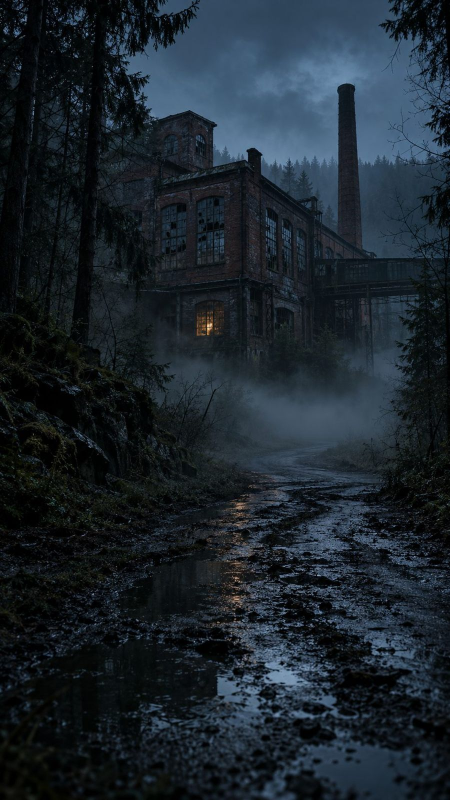
#> input picture assets/forest.jpg, 900 x 1600 px, given in place of assets, which was not available (shown at 1/2 size)
$ python realism-post.py ../assets out
#> lines starting #> are read from the running program, lines starting #| are printed output that depends on the picture; pictures that were not available may be replaced by others from this repository, and a replacement may not be noted
#!/usr/bin/env python3
"""Subtle, seeded phone-camera imperfections; requires Pillow 13 and numpy."""
import argparse
import math
from pathlib import Path
import time

import numpy as np
from PIL import Image, ImageFilter, ImageOps


def sample(a, x, y):
    """Bilinear remap with clamped edges (coordinates in pixels)."""
    h, w = a.shape[:2]
    x, y = np.clip(x, 0, w - 1), np.clip(y, 0, h - 1)
    ix, iy = x.astype(np.int32), y.astype(np.int32)
    jx, jy = np.minimum(ix + 1, w - 1), np.minimum(iy + 1, h - 1)
    fx, fy = x - ix, y - iy
    if a.ndim == 3:
        fx, fy = fx[..., None], fy[..., None]
    return ((a[iy, ix] * (1 - fx) + a[iy, jx] * fx) * (1 - fy)
            + (a[jy, ix] * (1 - fx) + a[jy, jx] * fx) * fy).astype(np.float32)


def pil(a):
    return Image.fromarray(np.clip(a, 0, 255).astype(np.uint8))


def process(src, dst, strength, rng, night):
#> called with strength = 0.6, night = False
    started = time.perf_counter()
    with Image.open(src) as opened:
#> opened is the input picture: PIL image 900x1600 RGB; mean R, G, B 27.6, 37.1, 45.1
        im = ImageOps.exif_transpose(opened).convert("RGB")
    im.thumbnail((1280, 1280), Image.Resampling.LANCZOS)
    w, h = im.size
#> w = 720; h = 1280
    s = strength
    if s:
        angle = rng.uniform(0.3, 1.2) * rng.choice([-1, 1]) * s
        im = im.rotate(angle, Image.Resampling.BICUBIC)
        margin = math.ceil(max(w, h) * abs(math.sin(math.radians(angle))))
#> margin = 11
        # Conservative rotation-safe inset plus independently offset crop edges.
        mx, my = min(margin, (w - 1) // 3), min(margin, (h - 1) // 3)
#> mx = 11; my = 11
        ex, ey = int(w * rng.uniform(.004, .012) * s), int(h * rng.uniform(.004, .012) * s)
#> ex = 3; ey = 4
        lx, ty = int(rng.integers(ex + 1)), int(rng.integers(ey + 1))
#> lx = 3; ty = 0
        im = im.crop((mx + lx, my + ty, w - mx - ex + lx, h - my - ey + ty))
#> im: PIL image 695x1254 RGB
    a = np.asarray(im, dtype=np.float32)
    h, w = a.shape[:2]
#> h = 1254; w = 695
    y, x = np.mgrid[:h, :w].astype(np.float32)
    cx, cy = (w - 1) / 2, (h - 1) / 2
#> cx = 347; cy = 626.5
    dx, dy = x - cx, y - cy
    radius = max(math.hypot(cx, cy), 1)
#> radius = 716.2
    r2 = (dx * dx + dy * dy) / radius**2
    # Positive inverse-map coefficient produces mild barrel distortion.
    k = rng.uniform(.006, .016) * s
    a = sample(a, cx + dx * (1 + k * r2), cy + dy * (1 + k * r2))
#> in sample, `ix, iy = x.astype(np.int32), y.astype(np.int32)`: iy: shape (1254, 695) int32; 1254 distinct labels, from 0 to 1253
#> in sample, `jx, jy = np.minimum(ix + 1, w - 1), np.minimum(iy + 1, h - 1)`: jy: shape (1254, 695) int32; 1253 distinct labels, from 1 to 1253
    ca = rng.uniform(.5, 1.5) * s / radius
#> ca = 0.000477
    a[..., 0] = sample(a[..., 0], x + dx * ca, y + dy * ca)
#> in sample (call 2), `ix, iy = x.astype(np.int32), y.astype(np.int32)`:
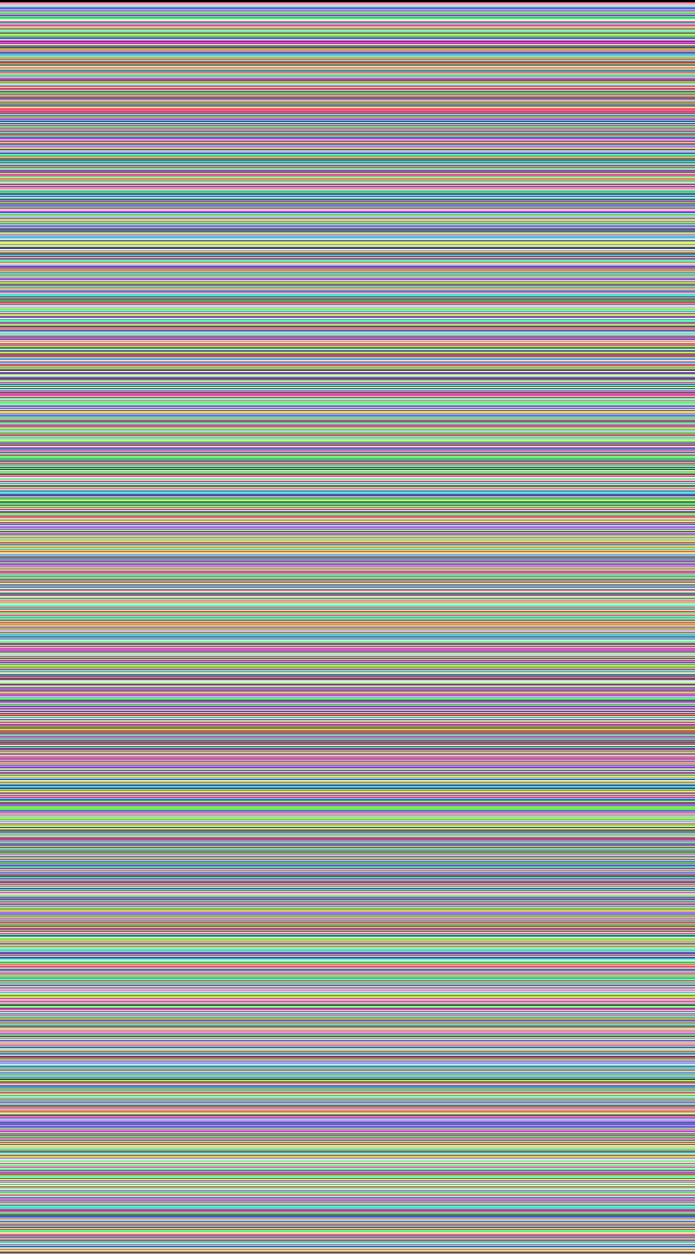
#> iy: shape (1254, 695) int32; 1253 distinct labels, from 0 to 1253; one colour per label, 0 black
#> in sample (call 2), `jx, jy = np.minimum(ix + 1, w - 1), np.minimum(iy + 1, h - 1)`: jy: shape (1254, 695) int32; 1252 distinct labels, from 1 to 1253
    a[..., 2] = sample(a[..., 2], x - dx * ca, y - dy * ca)
#> in sample (call 3), `ix, iy = x.astype(np.int32), y.astype(np.int32)`:
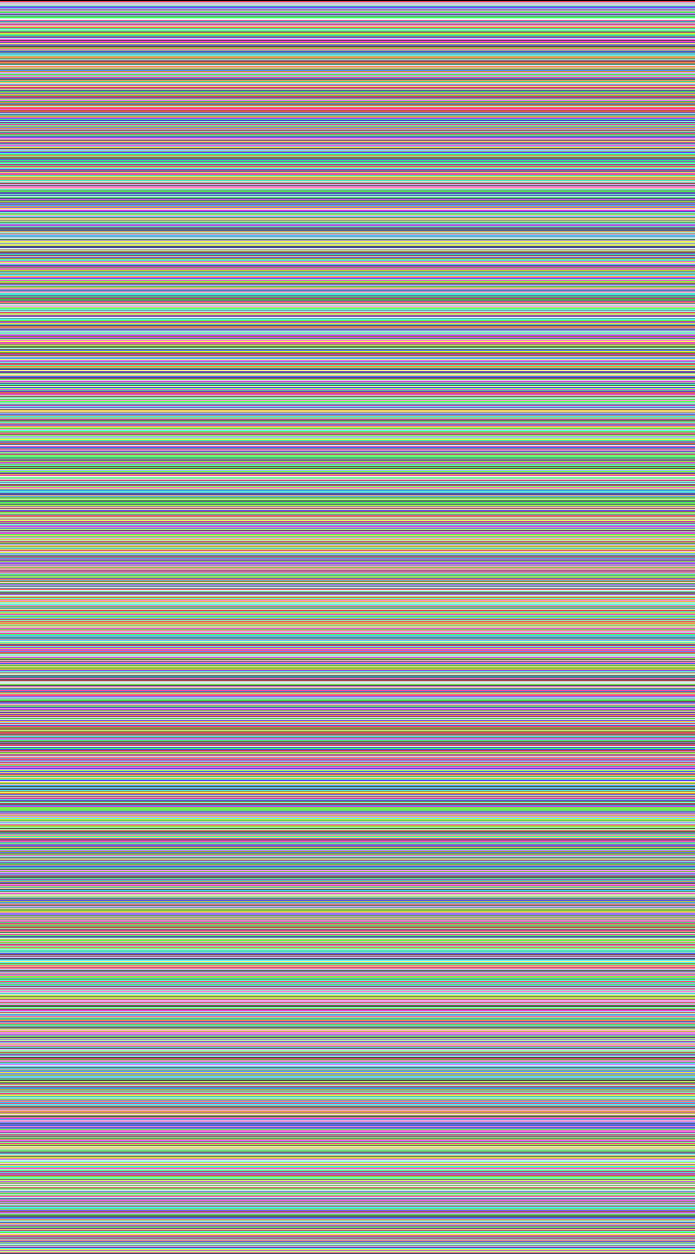
#> iy: shape (1254, 695) int32; 1253 distinct labels, from 0 to 1252; one colour per label, 0 black
#> in sample (call 3), `jx, jy = np.minimum(ix + 1, w - 1), np.minimum(iy + 1, h - 1)`: jy: shape (1254, 695) int32; 1253 distinct labels, from 1 to 1253
#> in sample (call 3), `fx, fy = x - ix, y - iy`:
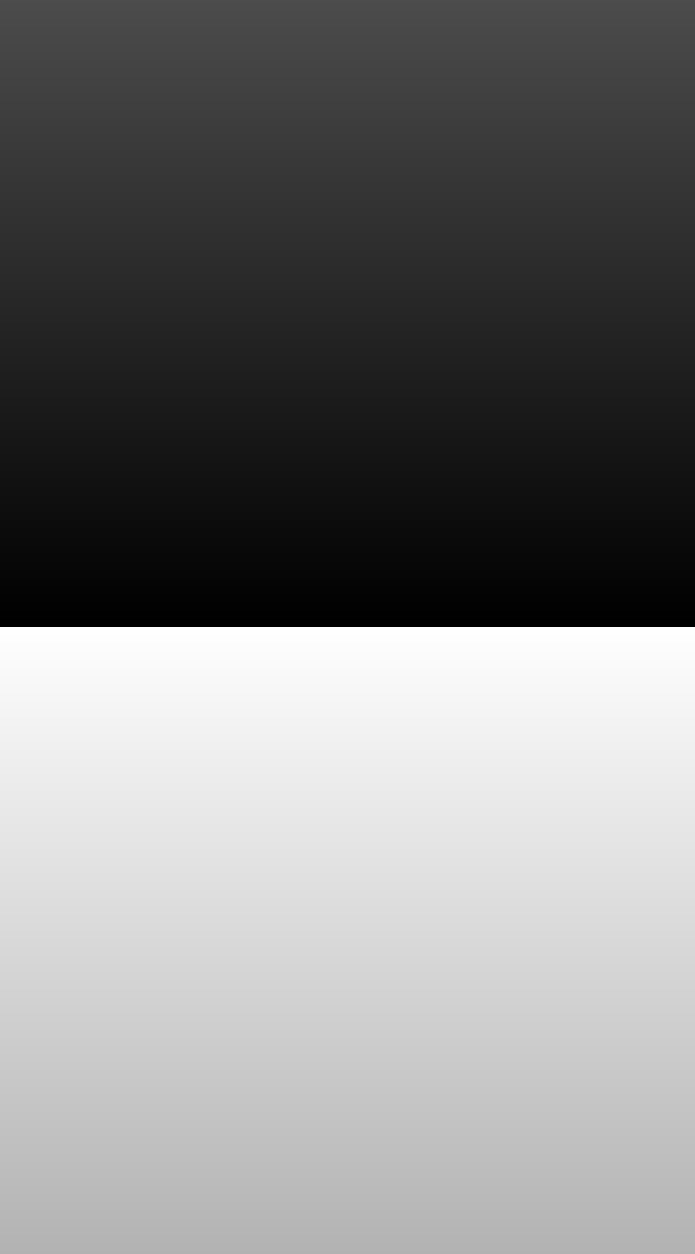
#> fy: shape (1254, 695) float64; min 0.000244, max 1, mean 0.5
    lum = a @ np.array([.299, .587, .114], dtype=np.float32)
    a = lum[..., None] + (a - lum[..., None]) * (1 - rng.uniform(.10, .18) * s)
    cast = [1.018, 1.009, .978] if rng.random() < .6 else [.982, 1.002, 1.020]
    a *= 1 + (np.array(cast, dtype=np.float32) - 1) * rng.uniform(.7, 1.3) * s
    a = a * (1 - .025 * s) + rng.uniform(2, 4) * s
    low = np.asarray(pil(a).filter(ImageFilter.GaussianBlur(12)), dtype=np.float32)
    a -= rng.uniform(.12, .22) * s * (a - low)
    lum = np.clip(a @ np.array([.299, .587, .114], dtype=np.float32), 0, 255)
    sigma = (rng.uniform(.6, 1.1) + 2.4 * (1 - lum / 255)**1.5) * s
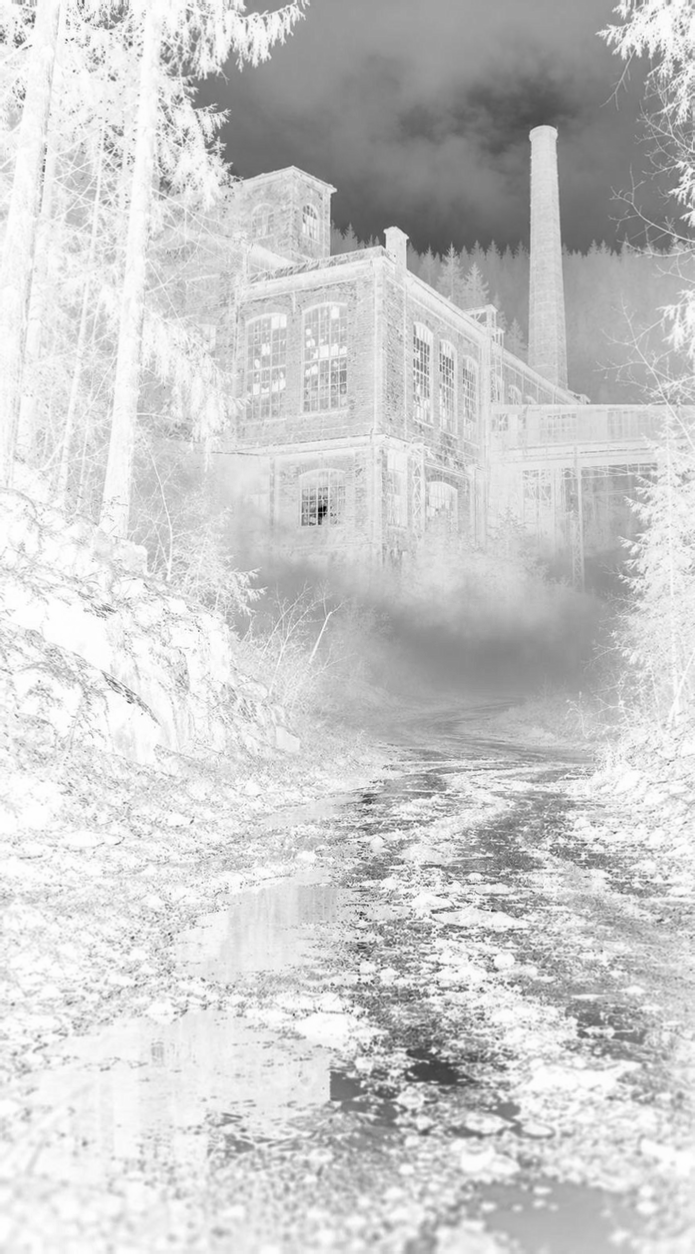
#> sigma: shape (1254, 695) float32; min 0.69, max 2.06, mean 1.78; drawn with min black and max white
    sigma *= 1.9 if night else 1
    a += rng.normal(size=(h, w, 1)).astype(np.float32) * sigma[..., None]
    a += rng.normal(0, (.8 if night else .45) * s, a.shape).astype(np.float32)
    if s:
        yy, cb, cr = pil(a).convert("YCbCr").split()
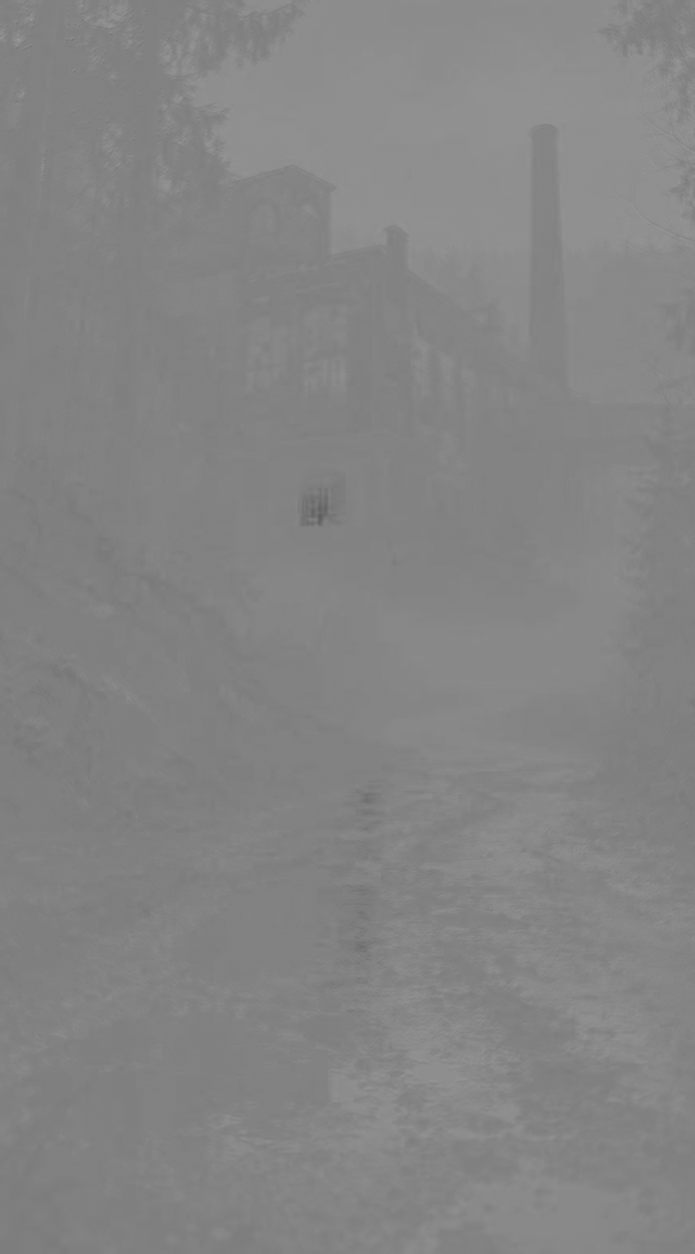
#> cb: PIL image 695x1254 L; min 95, max 153, mean 132.3
        # Chroma-only phone NR; preserve noisy luminance and soften color speckle.
        cb = Image.blend(cb, cb.filter(ImageFilter.MedianFilter(3)), .7 * s)
        cr = Image.blend(cr, cr.filter(ImageFilter.MedianFilter(3)), .7 * s)
        im = Image.merge("YCbCr", (yy, cb, cr)).convert("RGB")
        im = im.filter(ImageFilter.UnsharpMask(radius=1.2, percent=int(45 * s), threshold=2))
        a = np.asarray(im, dtype=np.float32)
    if rng.random() < .5 and s:
        theta, length = rng.uniform(0, math.pi), rng.uniform(1, 3) * s
        ox, oy = math.cos(theta) * length / 2, math.sin(theta) * length / 2
        a = (sample(a, x - ox, y - oy) + 2 * a + sample(a, x + ox, y + oy)) / 4
    a *= (1 - rng.uniform(.035, .085) * s * r2**1.2)[..., None]
    dst.parent.mkdir(parents=True, exist_ok=True)
    # A fresh pixel-only image carries no EXIF, ICC, comments, or source metadata.
    pil(a).save(dst, "JPEG", quality=int(rng.integers(74, 79)), subsampling=2)
    print(f"{src} -> {dst} ({w}x{h}) {time.perf_counter() - started:.3f}s")


def main():
    parser = argparse.ArgumentParser(description=__doc__)
    parser.add_argument("input", type=Path, help="input JPEG, or directory with --batch")
    parser.add_argument("output", type=Path, help="output JPEG, or directory with --batch")
    parser.add_argument("--strength", type=float, default=.6)
    parser.add_argument("--seed", type=int)
    parser.add_argument("--night", action="store_true")
    parser.add_argument("--batch", action="store_true", help="process directory JPEGs in filename order")
    args = parser.parse_args()
    if not 0 <= args.strength <= 1:
        parser.error("--strength must be between 0 and 1")
    if args.seed is not None and args.seed < 0:
        parser.error("--seed must be nonnegative")
    if args.batch:
        if not args.input.is_dir():
            parser.error("--batch input must be a directory")
        files = sorted(p for p in args.input.iterdir() if p.is_file() and p.suffix.lower() in (".jpg", ".jpeg"))
        if not files:
            parser.error("no JPEGs found in input directory")
        pairs = [(p, args.output / p.name) for p in files]
    else:
        pairs = [(args.input, args.output)]
    if any(src.resolve() == dst.resolve() for src, dst in pairs):
        parser.error("input and output paths must differ")
    rng = np.random.default_rng(args.seed)
    try:
        for src, dst in pairs:
            process(src, dst, args.strength, rng, args.night)
    except (OSError, ValueError) as exc:
        parser.exit(1, f"error: {exc}\n")


if __name__ == "__main__":
    main()

$ run again, on assets/gajda.jpg
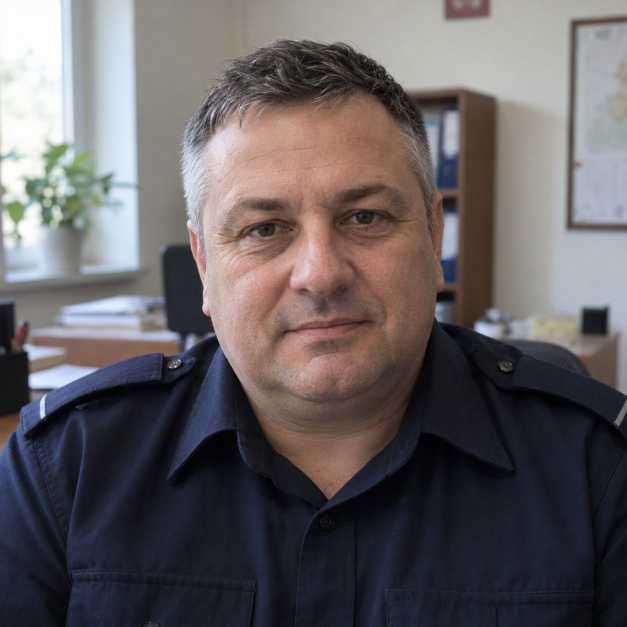
#> input picture assets/gajda.jpg, 1254 x 1254 px, given in place of assets, which was not available (shown at 1/2 size)
#> in process, opened is the input picture: PIL image 1254x1254 RGB; mean R, G, B 100.6, 95.4, 97.5
#> iy: shape (1232, 1235) int32; 1232 distinct labels, from 0 to 1231
#> jy: shape (1232, 1235) int32; 1231 distinct labels, from 1 to 1231
#> iy: shape (1232, 1235) int32; 1231 distinct labels, from 0 to 1231
#> jy: shape (1232, 1235) int32; 1230 distinct labels, from 1 to 1231
#> in sample (call 3), `ix, iy = x.astype(np.int32), y.astype(np.int32)`:
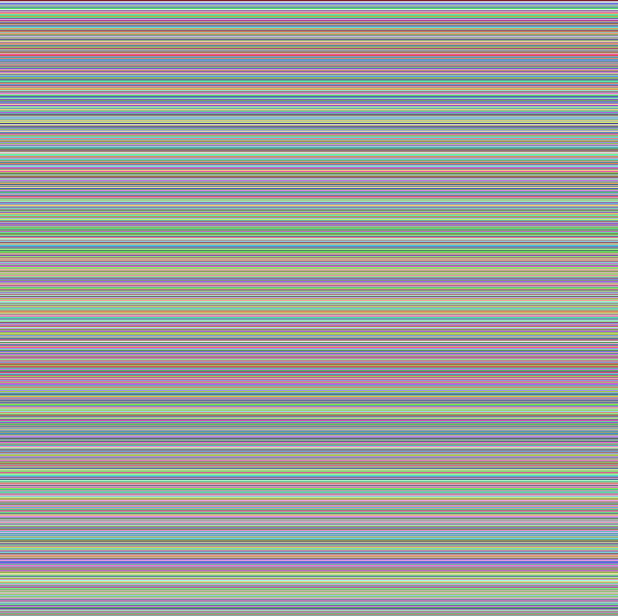
#> iy: shape (1232, 1235) int32 (shown at 1/2 size); 1231 distinct labels, from 0 to 1230; one colour per label, 0 black
#> jy: shape (1232, 1235) int32; 1231 distinct labels, from 1 to 1231
#> in process, `yy, cb, cr = pil(a).convert("YCbCr").split()`:
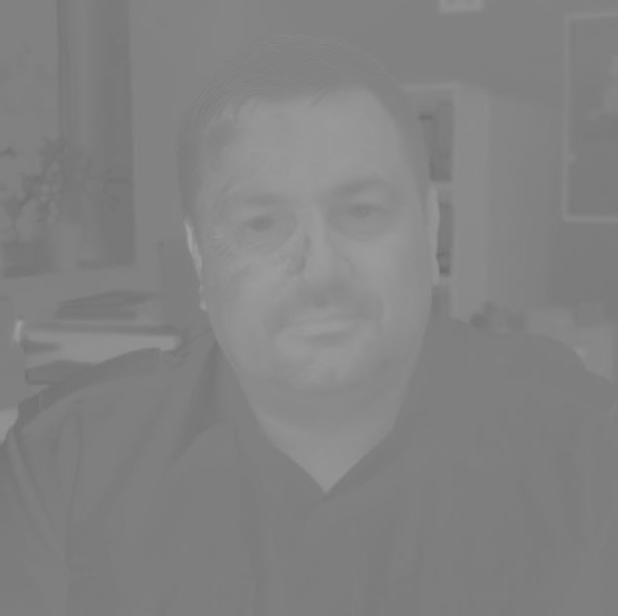
#> cr: PIL image 1235x1232 L (shown at 1/2 size); min 107, max 162, mean 130.3

$ run again, on assets/garage-locker-v1.jpg
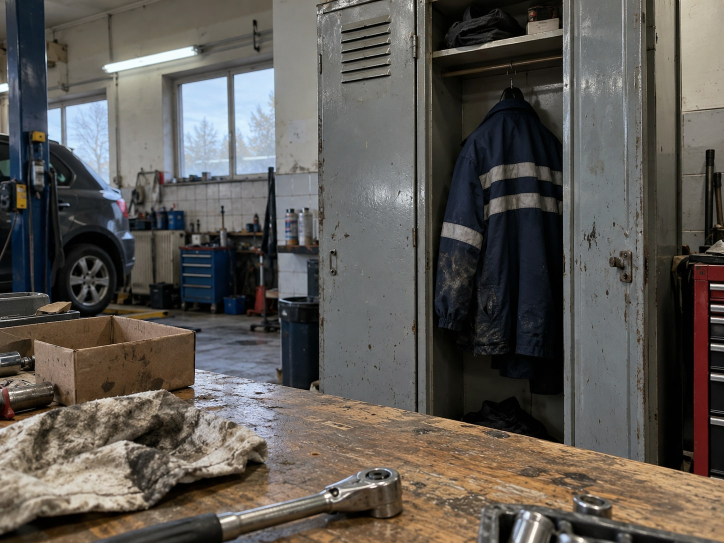
#> input picture assets/garage-locker-v1.jpg, 1448 x 1086 px, given in place of assets, which was not available (shown at 1/2 size)
#> in process, opened is the input picture: PIL image 1448x1086 RGB; mean R, G, B 92.1, 87.9, 82.7
#> iy: shape (926, 1244) int32; 926 distinct labels, from 0 to 925
#> jy: shape (926, 1244) int32; 925 distinct labels, from 1 to 925
#> iy: shape (926, 1244) int32; 925 distinct labels, from 0 to 925
#> jy: shape (926, 1244) int32; 924 distinct labels, from 1 to 925
#> in sample (call 3), `ix, iy = x.astype(np.int32), y.astype(np.int32)`:
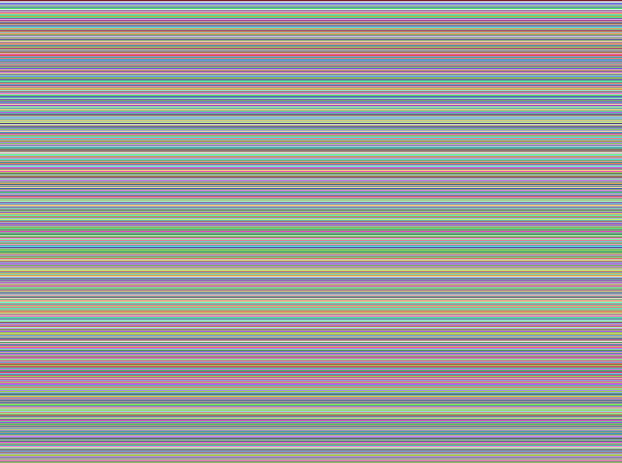
#> iy: shape (926, 1244) int32 (shown at 1/2 size); 925 distinct labels, from 0 to 924; one colour per label, 0 black
#> jy: shape (926, 1244) int32; 925 distinct labels, from 1 to 925
#> in process, `yy, cb, cr = pil(a).convert("YCbCr").split()`:
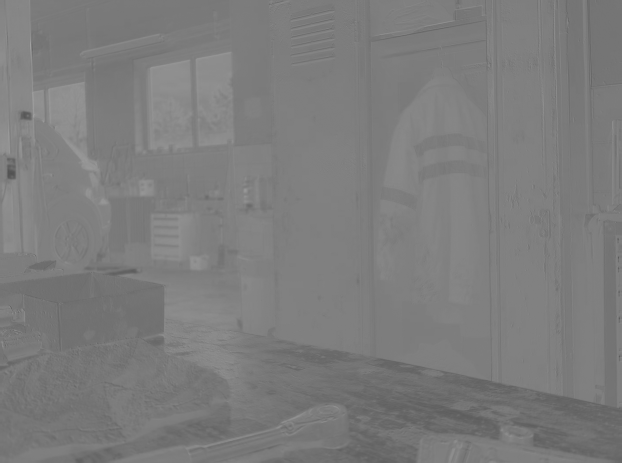
#> cb: PIL image 1244x926 L (shown at 1/2 size); min 80, max 168, mean 124.1
